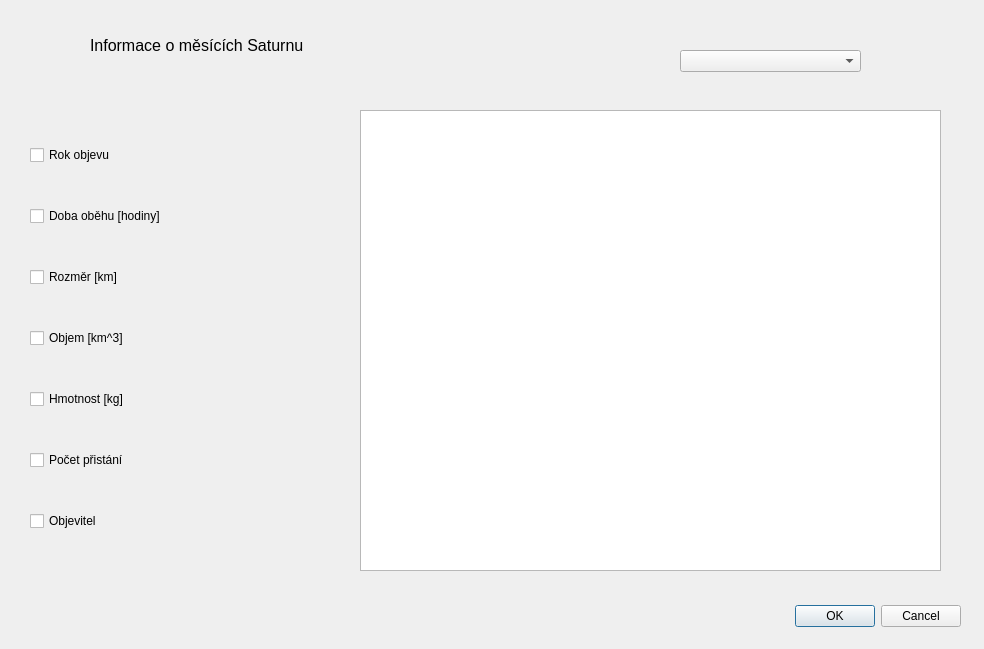
<?xml version="1.0" encoding="UTF-8"?>
<ui version="4.0">
 <class>DialogMesice_Saturn</class>
 <widget class="QDialog" name="DialogMesice_Saturn">
  <property name="geometry">
   <rect>
    <x>0</x>
    <y>0</y>
    <width>984</width>
    <height>649</height>
   </rect>
  </property>
  <property name="windowTitle">
   <string>Dialog</string>
  </property>
  <widget class="QDialogButtonBox" name="buttonBox">
   <property name="geometry">
    <rect>
     <x>620</x>
     <y>600</y>
     <width>341</width>
     <height>32</height>
    </rect>
   </property>
   <property name="orientation">
    <enum>Qt::Horizontal</enum>
   </property>
   <property name="standardButtons">
    <set>QDialogButtonBox::Cancel|QDialogButtonBox::Ok</set>
   </property>
  </widget>
  <widget class="QLabel" name="label">
   <property name="geometry">
    <rect>
     <x>90</x>
     <y>30</y>
     <width>271</width>
     <height>31</height>
    </rect>
   </property>
   <property name="text">
    <string>&lt;html&gt;&lt;head/&gt;&lt;body&gt;&lt;p&gt;&lt;span style=&quot; font-size:12pt;&quot;&gt;Informace o měsících Saturnu&lt;/span&gt;&lt;/p&gt;&lt;/body&gt;&lt;/html&gt;</string>
   </property>
  </widget>
  <widget class="QWidget" name="verticalLayoutWidget">
   <property name="geometry">
    <rect>
     <x>30</x>
     <y>110</y>
     <width>301</width>
     <height>461</height>
    </rect>
   </property>
   <layout class="QVBoxLayout" name="verticalLayout">
    <item>
     <widget class="QCheckBox" name="checkBox_2">
      <property name="text">
       <string>Rok objevu</string>
      </property>
     </widget>
    </item>
    <item>
     <widget class="QCheckBox" name="checkBox_4">
      <property name="text">
       <string>Doba oběhu [hodiny]</string>
      </property>
     </widget>
    </item>
    <item>
     <widget class="QCheckBox" name="checkBox_6">
      <property name="text">
       <string>Rozměr [km]</string>
      </property>
     </widget>
    </item>
    <item>
     <widget class="QCheckBox" name="checkBox_5">
      <property name="text">
       <string>Objem [km^3]</string>
      </property>
     </widget>
    </item>
    <item>
     <widget class="QCheckBox" name="checkBox_7">
      <property name="text">
       <string>Hmotnost [kg]</string>
      </property>
     </widget>
    </item>
    <item>
     <widget class="QCheckBox" name="checkBox_3">
      <property name="text">
       <string>Počet přistání</string>
      </property>
     </widget>
    </item>
    <item>
     <widget class="QCheckBox" name="checkBox">
      <property name="text">
       <string>Objevitel</string>
      </property>
     </widget>
    </item>
   </layout>
  </widget>
  <widget class="QTableView" name="tableViewMesiceSaturn">
   <property name="geometry">
    <rect>
     <x>360</x>
     <y>110</y>
     <width>581</width>
     <height>461</height>
    </rect>
   </property>
  </widget>
  <widget class="QComboBox" name="comboBox">
   <property name="geometry">
    <rect>
     <x>680</x>
     <y>50</y>
     <width>181</width>
     <height>22</height>
    </rect>
   </property>
  </widget>
 </widget>
 <resources/>
 <connections>
  <connection>
   <sender>buttonBox</sender>
   <signal>accepted()</signal>
   <receiver>DialogMesice_Saturn</receiver>
   <slot>accept()</slot>
   <hints>
    <hint type="sourcelabel">
     <x>248</x>
     <y>254</y>
    </hint>
    <hint type="destinationlabel">
     <x>157</x>
     <y>274</y>
    </hint>
   </hints>
  </connection>
  <connection>
   <sender>buttonBox</sender>
   <signal>rejected()</signal>
   <receiver>DialogMesice_Saturn</receiver>
   <slot>reject()</slot>
   <hints>
    <hint type="sourcelabel">
     <x>316</x>
     <y>260</y>
    </hint>
    <hint type="destinationlabel">
     <x>286</x>
     <y>274</y>
    </hint>
   </hints>
  </connection>
 </connections>
</ui>
